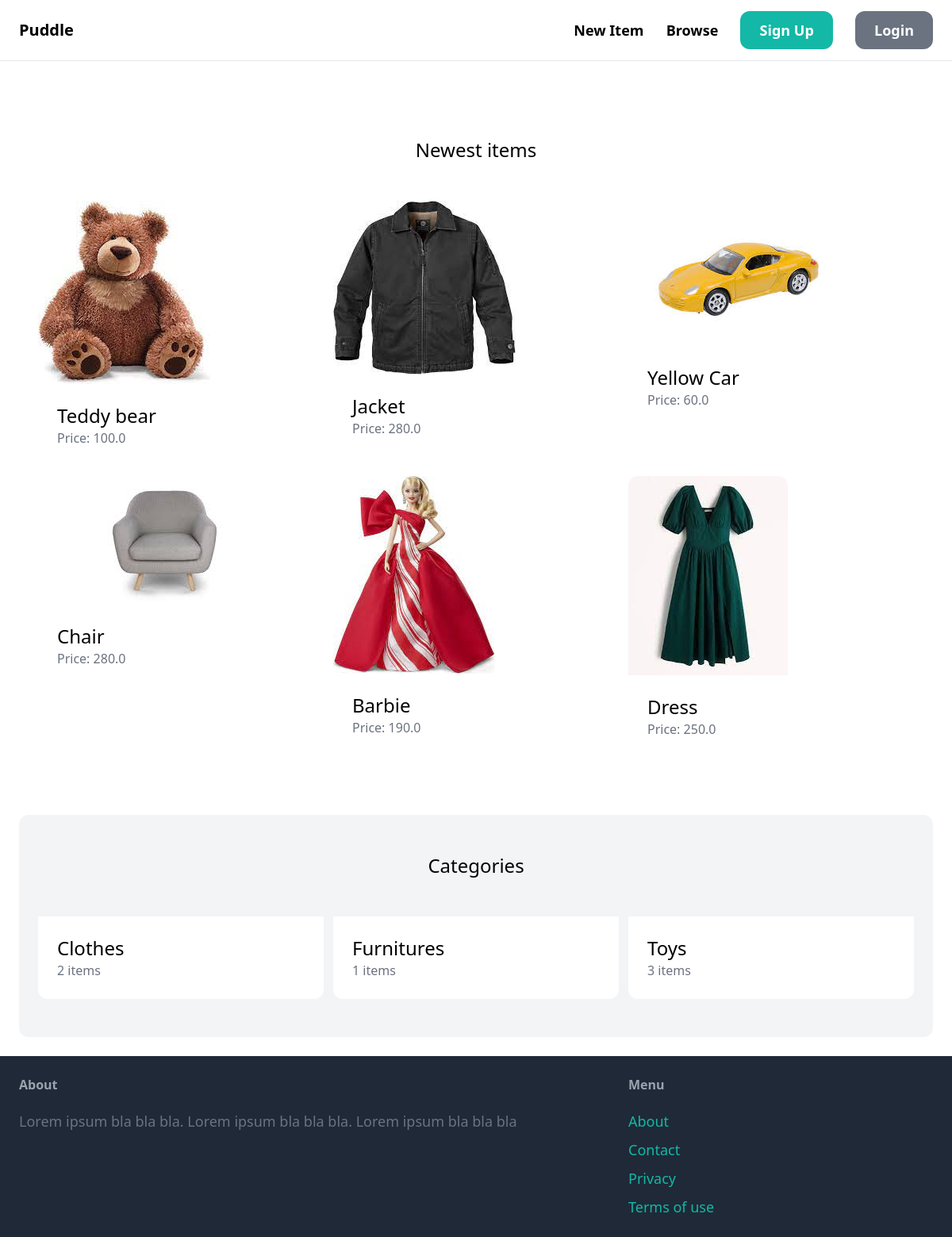
The page / on the database its author committed.
### item/models.py (models this page shows, shortened)
class Item(models.Model):
    category= models.ForeignKey(Category, related_name='items', on_delete=models.CASCADE)
    name= models.CharField(max_length=255)
    description = models.TextField(blank=True, null=True)
    price = models.FloatField()
    image = models.ImageField(upload_to='item_images', blank=True, null=True)
    is_sold = models.BooleanField(default=False)
    created_by = models.ForeignKey(User, related_name='items', on_delete=models.CASCADE)
    created_at = models.DateTimeField(auto_now_add=True)

class Category(models.Model):
    name= models.CharField(max_length=255)
    class Meta:
        ordering = ('name',)
        verbose_name_plural = 'Categories'

### core/views.py (the view)
# urls.py: path('', views.index, name='index'),
def index(request):
    items = Item.objects.filter(is_sold=False)[0:6]
    categories = Category.objects.all()
    return render(request, 'core/index.html', {
                  'categories': categories,
                  'items':items,})

### core/templates/core/index.html (shortened to what this page needs)
{% extends 'core/base.html' %}
{% block content %}
   <div class="mt-6 px-6 py-12 rounded-xl">
    <h2 class="mb-12 text-2xl text-center">Newest items</h2>
    <div class="grid grid-cols-3 gap-3">
        {% for item in items %}
        <div>
        <a href="{% url 'item:detail' item.id %}">
            <div>
                <img src="{{ item.image.url }}" class="rounded-t-xl">
            </div>
            <div class="p-6 bg-white rounded-b-xl">
                <h2 class="text-2xl">{{ item.name }}</h2>
                <p class="text-gray-500">Price: {{ item.price }}</p>
            </div>
        </a>
        </div>
        {% endfor %}
    </div>
   </div>
   <div class="mt-6 px-6 py-12 bg-gray-100 rounded-xl">
    <h2 class="mb-12 text-2xl text-center">Categories</h2>
    <div class="grid grid-cols-3 gap-3">
        {% for category in categories %}
        <div>
            <a href="#">
                <div class="p-6 bg-white rounded-b-xl">
                    <h2 class="text-2xl">{{ category.name }}</h2>
                    <p class="text-gray-500">{{ category.items.count }} items</p>
                </div>
            </a>
            </div>
        {% endfor %}
        </div>
    </div>
{% endblock %}

### rows shown on the page
Item: image (picture), name "Teddy bear", price "100.0"
Item: image (picture), name "Jacket", price "280.0"
Item: image (picture), name "Yellow Car", price "60.0"
Item: image (picture), name "Chair", price "280.0"
Item: image (picture), name "Barbie", price "190.0"
Item: image (picture), name "Dress", price "250.0"
Category: name "Clothes", items.count "2"
Category: name "Furnitures", items.count "1"
Category: name "Toys", items.count "3"
